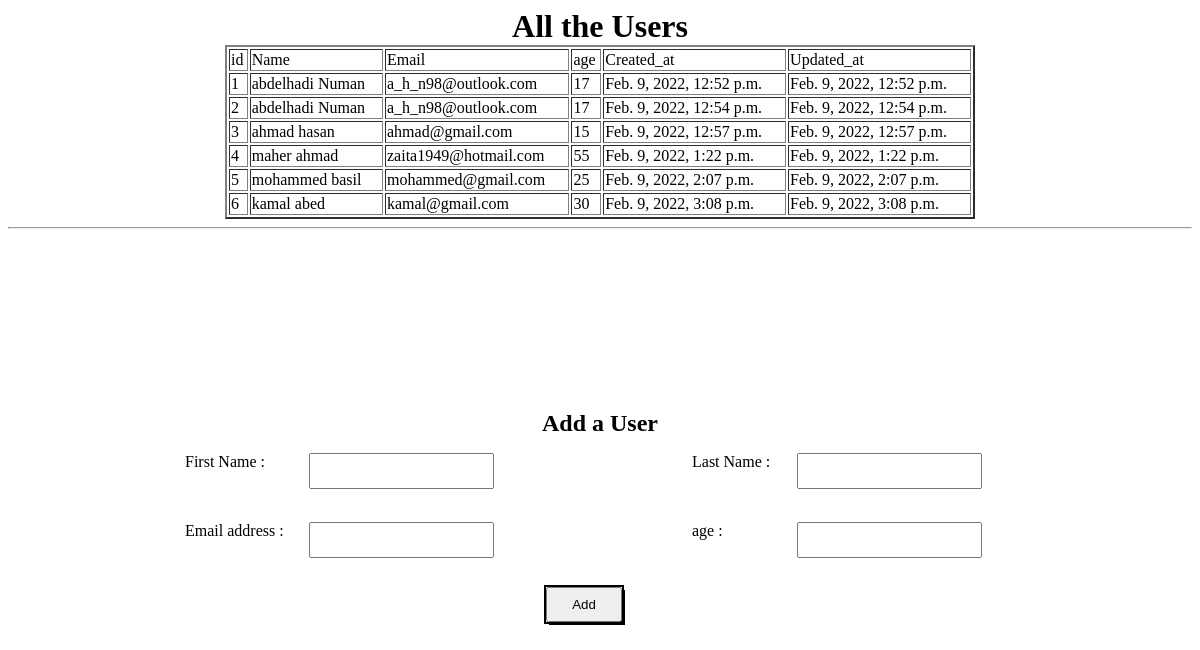
The page / on the database its author committed.
### users_temp_app/models.py (models this page shows)
class users(models.Model):
    first_name = models.CharField(max_length=255)
    last_name = models.CharField(max_length=255)
    Email= models.CharField(max_length=255)
    age = models.IntegerField()
    created_at = models.DateTimeField(auto_now_add=True)
    updated_at = models.DateTimeField(auto_now=True)

### users_temp_app/views.py (the view)
# urls.py: path('', views.show),
def show(request):
    context={
        'info':users.objects.all(),
    }
    return render(request , 'users_temp.html',context)

### users_temp_app/templates/users_temp.html (shortened to what this page needs)
<!DOCTYPE html>
<html lang="en">
<head>
</head>
<body>
    <div class="container">
    <div class="above">
    <h1 class="add">All the Users</h1>
    <table class="table" border="2px">
        <tr class="tr1">
            <td>id</td>
            <td>Name</td>
            <td>Email</td>
            <td>age</td>
            <td>Created_at</td>
            <td>Updated_at</td>
        </tr>
        {% for information in info %}
        <tr class="tr2">
            <td>{{information.id}}</td>
            <td>{{information.first_name}} {{information.last_name}}</td>
            <td>{{information.Email}}</td>
            <td>{{information.age}}</td>
            <td>{{information.created_at}}</td>
            <td>{{information.updated_at}}</td>
        </tr>
        {% endfor %}
    </table>
        </div>
    <hr>
    <div class="below">
    <h2 class="add">Add a User</h2>
    <form action="result" method="post">
        <div class="all">
            <div class="left">
                <p class="name">First Name : <input class="border" type="text" name="firstname"></p>
                <p class="email">Email address : <input class="border" type="text" name="email"></p>
            </div>
            <div class="right">
                <p class="last">Last Name : <input class="border" type="text" name="lastname"></p>
                <p class="age">age : <input class="border" type="text" name="age"></p>
            </div>
        </div>
        <div class="btn">
        <input class="button" type="submit" value="Add">
        </div>
    </form>
    </div>
    </div>
</body>
</html>

### users_temp_app/templates/users_temp.html (style rules this page uses)
.all { display: flex; justify-content: space-between; width: 797px; height: 150px; }
.table { width: 750px; margin: 0 auto; }
.add { font-family: cursive; margin: 0 auto; width: 750px; text-align: center; }
.above { width: 750px; margin: 0 auto; }
.below { width: 830px; margin: 0 auto; margin-top: 181px; }
.name { height: 53px; width: 309px; font-family: cursive; display: flex; justify-content: space-between; }
.last { height: 53px; width: 290px; font-family: cursive; display: flex; justify-content: space-between; }
.email { height: 53px; width: 309px; font-family: cursive; display: flex; justify-content: space-between; }
.age { height: 53px; width: 290px; font-family: cursive; display: flex; justify-content: space-between; }
.border { height: 30px; }
.button { outline: solid black 2px; width: 76px; height: 35px; margin: 0 auto; margin-left: 361px; box-shadow: 3px 3px black }
.btn { width: 830px; height: 50px; margin: 0 auto; }

### rows shown on the page
users: id "1", first_name "abdelhadi", last_name "Numan", Email "a_h_n98@outlook.com", age "17", created_at "Feb. 9, 2022, 12:52 p.m.", updated_at "Feb. 9, 2022, 12:52 p.m."
users: id "2", first_name "abdelhadi", last_name "Numan", Email "a_h_n98@outlook.com", age "17", created_at "Feb. 9, 2022, 12:54 p.m.", updated_at "Feb. 9, 2022, 12:54 p.m."
users: id "3", first_name "ahmad", last_name "hasan", Email "ahmad@gmail.com", age "15", created_at "Feb. 9, 2022, 12:57 p.m.", updated_at "Feb. 9, 2022, 12:57 p.m."
users: id "4", first_name "maher", last_name "ahmad", Email "zaita1949@hotmail.com", age "55", created_at "Feb. 9, 2022, 1:22 p.m.", updated_at "Feb. 9, 2022, 1:22 p.m."
users: id "5", first_name "mohammed", last_name "basil", Email "mohammed@gmail.com", age "25", created_at "Feb. 9, 2022, 2:07 p.m.", updated_at "Feb. 9, 2022, 2:07 p.m."
users: id "6", first_name "kamal", last_name "abed", Email "kamal@gmail.com", age "30", created_at "Feb. 9, 2022, 3:08 p.m.", updated_at "Feb. 9, 2022, 3:08 p.m."
